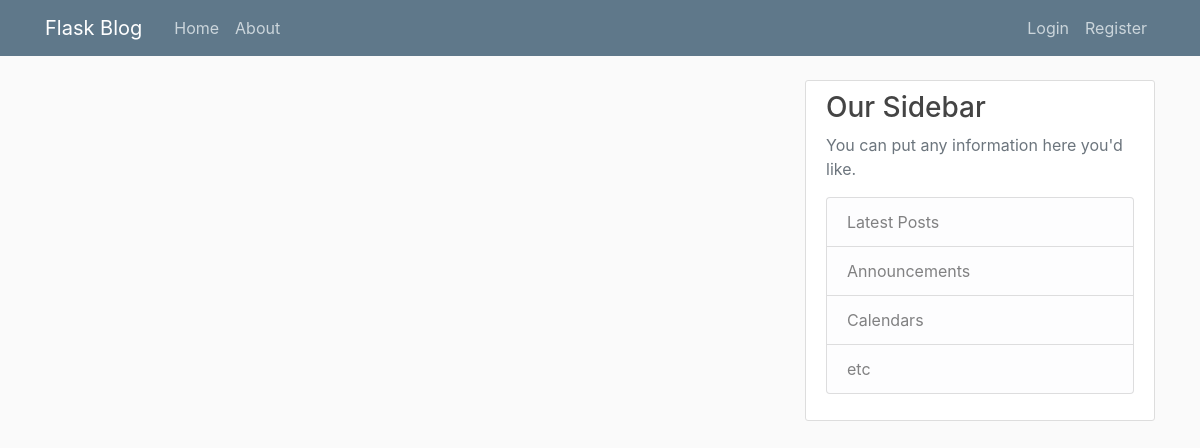
The app's page /home, older data.
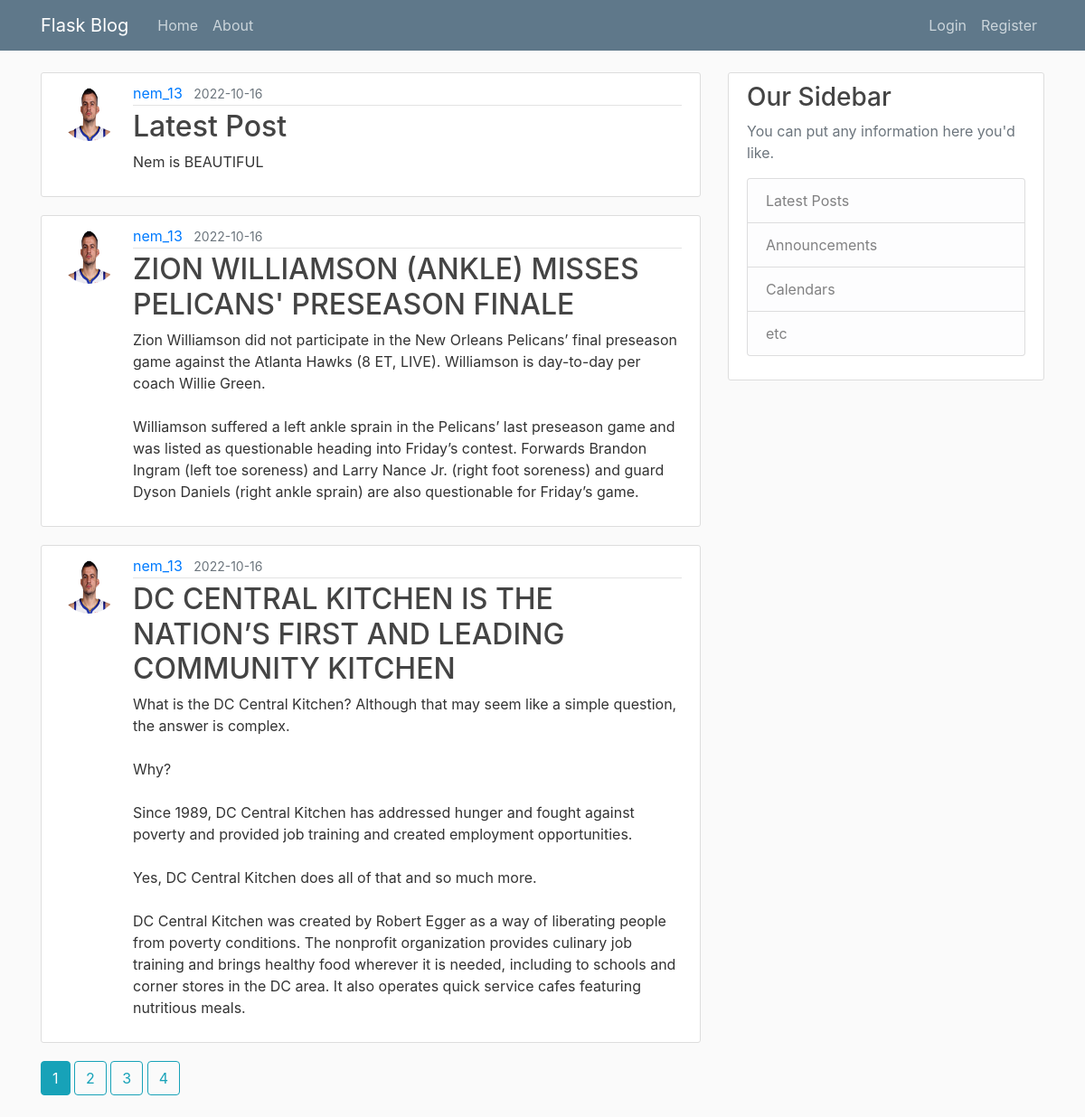
The same page, newer data.
### flaskblog/models.py (models this page shows, shortened)
class Post(db.Model):
    id = db.Column(db.Integer, primary_key=True)
    title = db.Column(db.String(100), nullable=False)
    date_posted = db.Column(db.DateTime, nullable=False, default=datetime.utcnow)
    content = db.Column(db.Text, nullable=False)
    user_id = db.Column(db.Integer, db.ForeignKey('user.id'), nullable=False)

class User(db.Model, UserMixin):
    id = db.Column(db.Integer, primary_key=True)
    username = db.Column(db.String(20), unique=True, nullable=False)
    email = db.Column(db.String(120), unique=True, nullable=False)
    image_file = db.Column(db.String(20), nullable=False, default='default.jpg')
    password = db.Column(db.String(60), nullable=False)
    posts = db.relationship('Post', backref='author', lazy=True)

### flaskblog/main/routes.py (the view)
@main.route("/")
@main.route("/home")
def home():
    page = request.args.get('page', 1, type=int)
    posts = Post.query.order_by(Post.date_posted.desc()).paginate(page=page, per_page=3)
    return render_template('home.html', posts=posts)

### flaskblog/templates/home.html
{% extends "layout.html" %}
{% block content %}
    {% for post in posts.items%}
    <article class="media content-section">
        <img class="rounded-circle article-img" src="{{ url_for('static', filename='profile_pics/' + post.author.image_file) }}">
        <div class="media-body">
          <div class="article-metadata">
            <a class="mr-2" href="{{ url_for('users.user_posts', username=post.author.username) }}">{{ post.author.username }}</a>
            <small class="text-muted">{{ post.date_posted.strftime('%Y-%m-%d') }}</small>
          </div>
          <h2><a class="article-title" href="{{ url_for('posts.post', post_id=post.id) }}">{{ post.title }}</a></h2>
          <p class="article-content">{{ post.content }}</p>
        </div>
    </article>
    {% endfor%}
    {% for page_num in posts.iter_pages(left_edge=1, right_edge=1, left_current=1, right_current=2) %}
      {% if page_num %}
        {% if posts.page == page_num %}
          <a class = "btn btn-info mb-4" href="{{ url_for('main.home', page=page_num) }}"> {{ page_num }}</a>
        {% else %}
          <a class = "btn btn-outline-info mb-4" href="{{ url_for('main.home', page=page_num) }}"> {{ page_num }}</a>
        {% endif %}
      {% else %}
        ...
      {% endif %}
    {% endfor %}
{% endblock content %}

### flaskblog/templates/layout.html (shortened to what this page needs)
<!DOCTYPE html>
<html lang="en">
<head>
    <link rel="stylesheet" href="https://cdn.jsdelivr.net/npm/bootstrap@4.6.2/dist/css/bootstrap.min.css">
    <link rel="stylesheet" type="text/css" href="{{ url_for('static', filename='main.css')}}">
</head>
<body>
    <header class="site-header">
        <nav class="navbar navbar-expand-md navbar-dark bg-steel fixed-top">
          <div class="container">
            <a class="navbar-brand mr-4" href="/">Flask Blog</a>
            <div class="collapse navbar-collapse" id="navbarToggle">
              <div class="navbar-nav mr-auto">
                <a class="nav-item nav-link" href="{{ url_for('main.home') }}">Home</a>
                <a class="nav-item nav-link" href="{{ url_for('main.about') }}">About</a>
              </div>
              <div class="navbar-nav">
                {% if current_user.is_authenticated %}
                  <a class="nav-item nav-link" href="{{ url_for('posts.new_post') }}">New Post</a>
                  <a class="nav-item nav-link" href="{{ url_for('users.account') }}">Account</a>
                  <a class="nav-item nav-link" href="{{ url_for('users.logout') }}">Logout</a>
                {% else %}
                  <a class="nav-item nav-link" href="{{ url_for('users.login') }}">Login</a>
                  <a class="nav-item nav-link" href="{{ url_for('users.register') }}">Register</a>
                {% endif %}
              </div>
            </div>
          </div>
        </nav>
      </header>
      <main role="main" class="container">
        <div class="row">
          <div class="col-md-8">
            {% block content %}{% endblock %}
          </div>
          <div class="col-md-4">
            <div class="content-section">
              <h3>Our Sidebar</h3>
              <p class='text-muted'>You can put any information here you'd like.
                <ul class="list-group">
                  <li class="list-group-item list-group-item-light">Latest Posts</li>
                  <li class="list-group-item list-group-item-light">Announcements</li>
                  <li class="list-group-item list-group-item-light">Calendars</li>
                  <li class="list-group-item list-group-item-light">etc</li>
                </ul>
              </p>
            </div>
          </div>
        </div>
      </main>
</body>
</html>

### flaskblog/static/main.css (style rules this page uses)
body { background: #fafafa; color: #333333; margin-top: 5rem; }
h1, h2, h3, h4, h5, h6 { color: #444444; }
.bg-steel { background-color: #5f788a; }
.site-header .navbar-nav .nav-link { color: #cbd5db; }
.content-section { background: #ffffff; padding: 10px 20px; border: 1px solid #dddddd; border-radius: 3px; margin-bottom: 20px; }
.article-title { color: #444444; }
.article-content { white-space: pre-line; }
.article-img { height: 65px; width: 65px; margin-right: 16px; }
.article-metadata { padding-bottom: 1px; margin-bottom: 4px; border-bottom: 1px solid #e3e3e3 }

Row changes from the older to the newer data that the page shows:
added Post: image_file (picture), author.username "nem_13", date_posted "2022-10-16", title "Latest Post", content "Nem is BEAUTIFUL"
added Post: image_file (picture), author.username "nem_13", date_posted "2022-10-16", title "ZION WILLIAMSON (ANKLE) MISSES PELICANS' PRESEASON FINALE", content "Zion Williamson did not participate in the New Orleans Pelicans’ final preseason game against the Atlanta Hawks (8 ET, LIVE). Williamson is day-to-day per coach Willie Green. Williamson suffered a left ankle sprain in the Pelicans’ last preseason game and was listed as questionable heading into Friday’s contest. Forwards Brandon Ingram (left toe soreness) and Larry Nance Jr. (right foot soreness) and guard Dyson Daniels (right ankle sprain) are also questionable for Friday’s game."
added Post: image_file (picture), author.username "nem_13", date_posted "2022-10-16", title "DC CENTRAL KITCHEN IS THE NATION’S FIRST AND LEADING COMMUNITY KITCHEN", content "What is the DC Central Kitchen? Although that may seem like a simple question, the answer is complex. Why? Since 1989, DC Central Kitchen has addressed hunger and fought against poverty and provided job training and created employment opportunities. Yes, DC Central Kitchen does all of that and so much more. DC Central Kitchen was created by Robert Egger as a way of liberating people from poverty conditions. The nonprofit organization provides culinary job training and brings healthy food wherever it is needed, including to schools and corner stores in the DC area. It also operates quick service cafes featuring nutritious meals."
Text that changed along with them:
new list line: "1"
new list line: "2"
new list line: "3"
new list line: "4"
